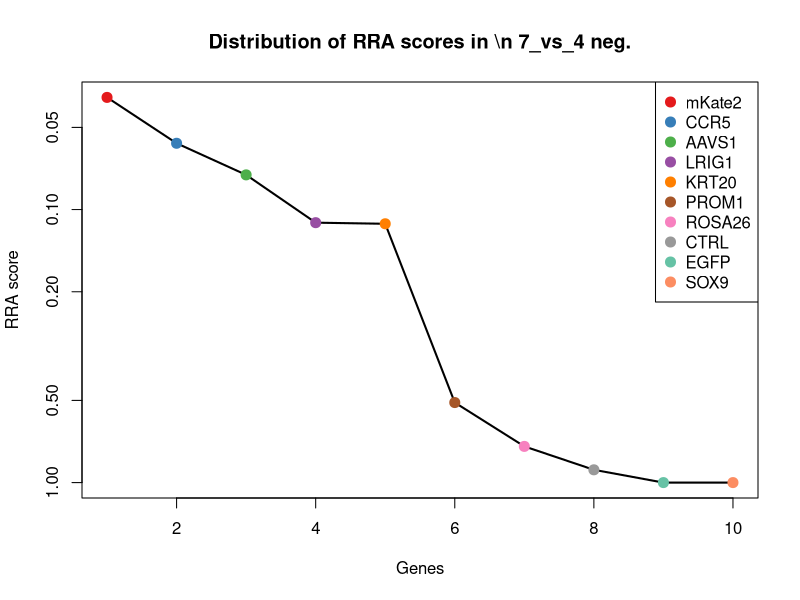
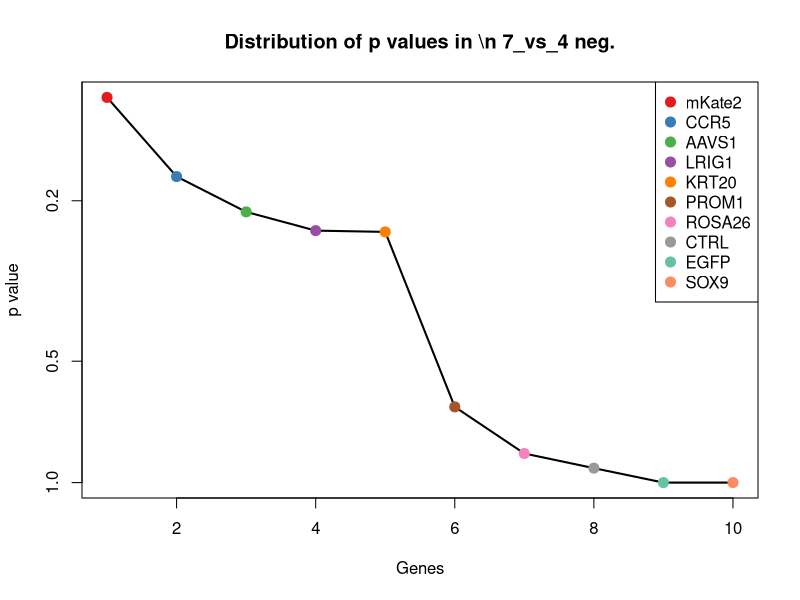
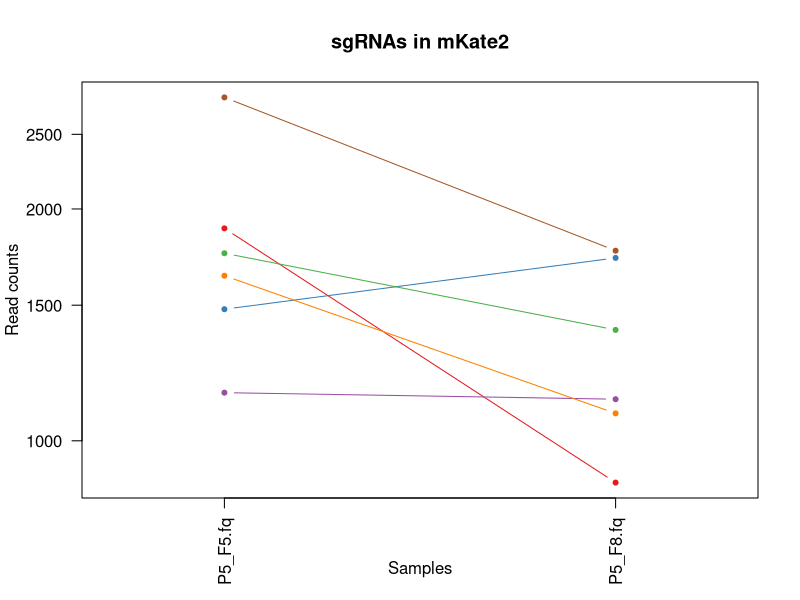
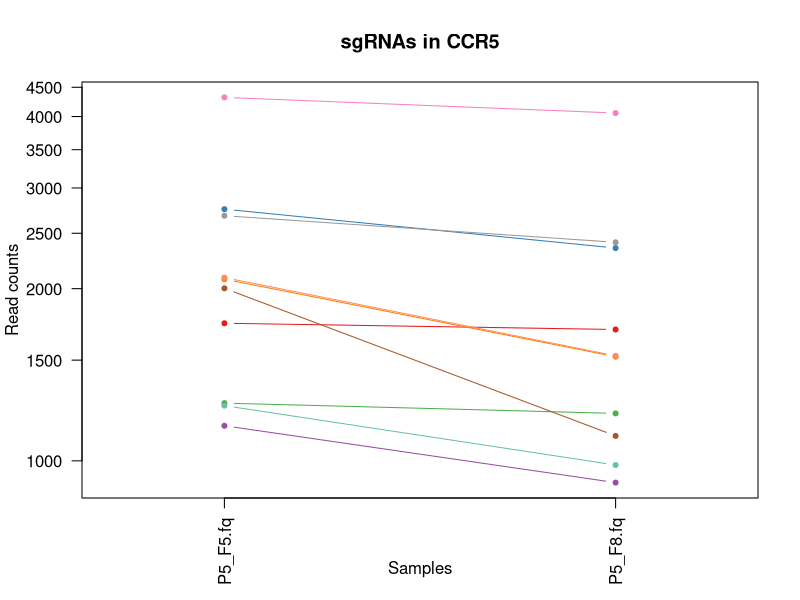
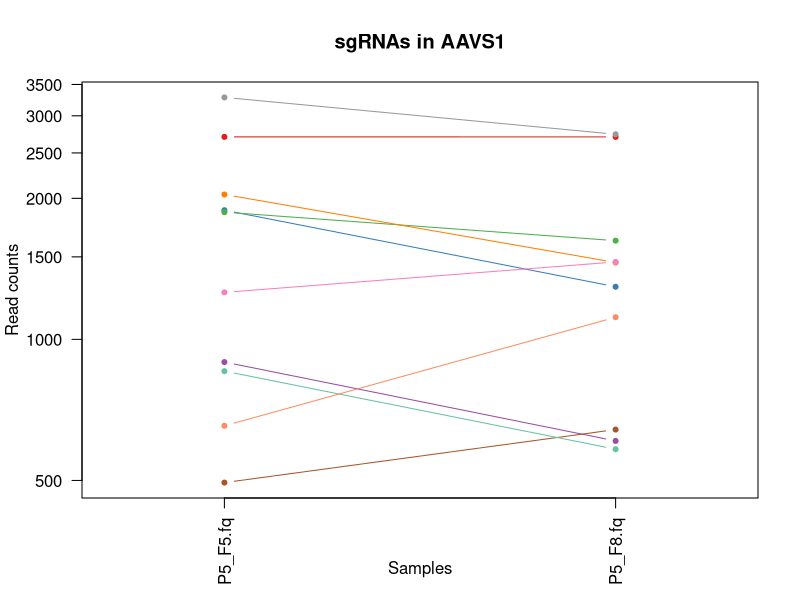
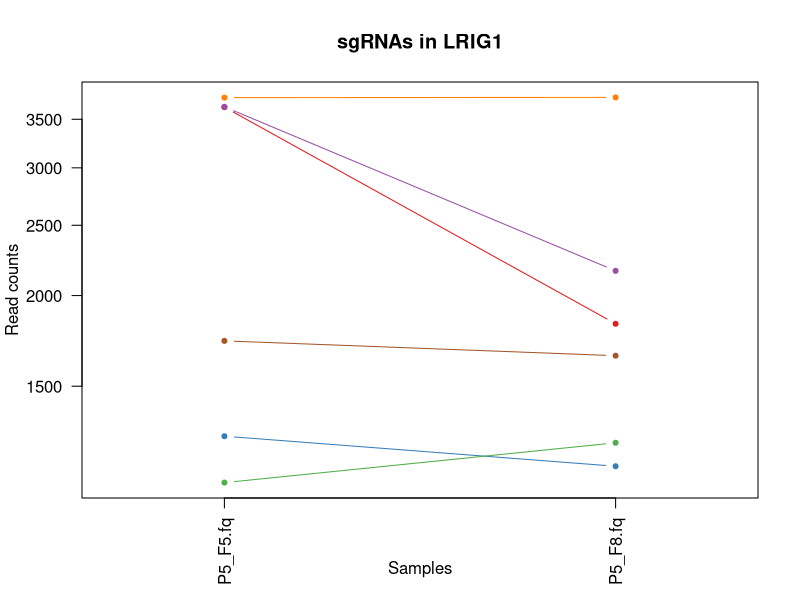
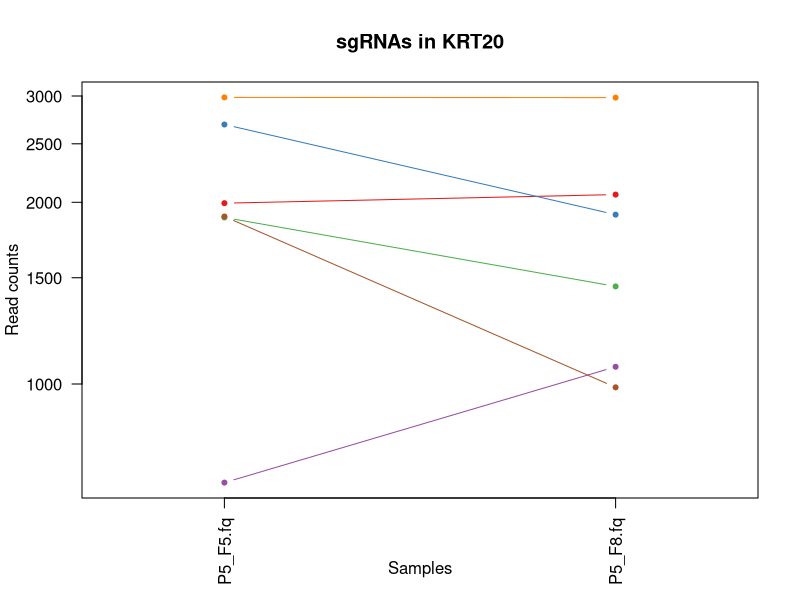
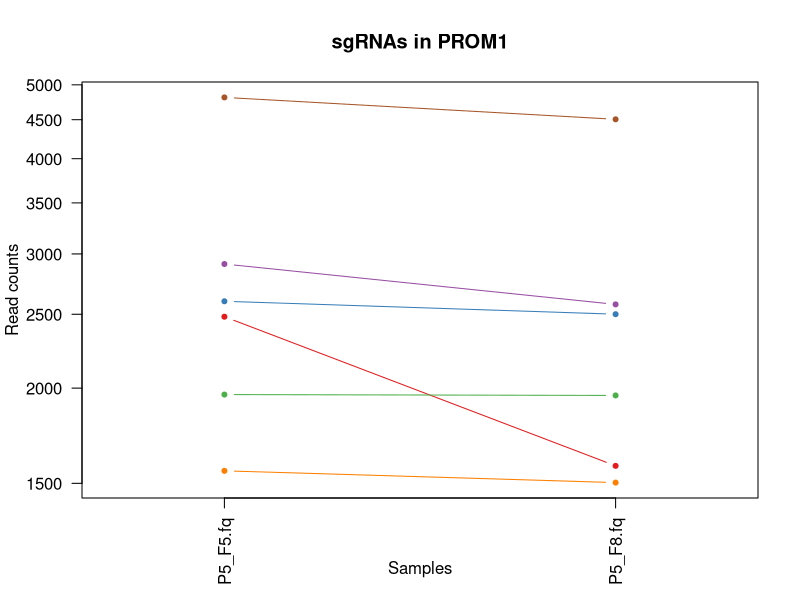

The R source for these figures, in order: (Note: this script raises an error after producing the figures.)
pdf(file='P5_47_day7.pdf',width=4.5,height=4.5);
gstable=read.table('P5_47_day7.gene_summary.txt',header=T)
# 
#
# parameters
# Do not modify the variables beginning with "__"

# gstablename='__GENE_SUMMARY_FILE__'
startindex=3
# outputfile='__OUTPUT_FILE__'
targetgenelist=c("mKate2","CCR5","AAVS1","LRIG1","KRT20","PROM1","ROSA26","CTRL","EGFP","SOX9")
# samplelabel=sub('.\\w+.\\w+$','',colnames(gstable)[startindex]);
samplelabel='7_vs_4 neg.'


# You need to write some codes in front of this code:
# gstable=read.table(gstablename,header=T)
# pdf(file=outputfile,width=6,height=6)


# set up color using RColorBrewer
#library(RColorBrewer)
#colors <- brewer.pal(length(targetgenelist), "Set1")

colors=c( "#E41A1C", "#377EB8", "#4DAF4A", "#984EA3", "#FF7F00",  "#A65628", "#F781BF",
          "#999999", "#66C2A5", "#FC8D62", "#8DA0CB", "#E78AC3", "#A6D854", "#FFD92F", "#E5C494", "#B3B3B3", 
          "#8DD3C7", "#FFFFB3", "#BEBADA", "#FB8072", "#80B1D3", "#FDB462", "#B3DE69", "#FCCDE5",
          "#D9D9D9", "#BC80BD", "#CCEBC5", "#FFED6F")

######
# function definition

plotrankedvalues<-function(val, tglist, ...){
  
  plot(val,log='y',ylim=c(max(val),min(val)),type='l',lwd=2, ...)
  if(length(tglist)>0){
    for(i in 1:length(tglist)){
      targetgene=tglist[i];
      tx=which(names(val)==targetgene);ty=val[targetgene];
      points(tx,ty,col=colors[(i %% length(colors)) ],cex=2,pch=20)
      # text(tx+50,ty,targetgene,col=colors[i])
    }
    legend('topright',tglist,pch=20,pt.cex = 2,cex=1,col=colors)
  }
}



plotrandvalues<-function(val,targetgenelist, ...){
  # choose the one with the best distance distribution
  
  mindiffvalue=0;
  randval=val;
  for(i in 1:20){
    randval0=sample(val)
    vindex=sort(which(names(randval0) %in% targetgenelist))
    if(max(vindex)>0.9*length(val)){
      # print('pass...')
      next;
    }
    mindiffind=min(diff(vindex));
    if (mindiffind > mindiffvalue){
      mindiffvalue=mindiffind;
      randval=randval0;
      # print(paste('Diff: ',mindiffvalue))
    }
  }
  plot(randval,log='y',ylim=c(max(randval),min(randval)),pch=20,col='grey', ...)
  
  if(length(targetgenelist)>0){
    for(i in 1:length(targetgenelist)){
      targetgene=targetgenelist[i];
      tx=which(names(randval)==targetgene);ty=randval[targetgene];
      points(tx,ty,col=colors[(i %% length(colors)) ],cex=2,pch=20)
      text(tx+50,ty,targetgene,col=colors[i])
    }
  }
  
}




# set.seed(1235)



pvec=gstable[,startindex]
names(pvec)=gstable[,'id']
pvec=sort(pvec);

plotrankedvalues(pvec,targetgenelist,xlab='Genes',ylab='RRA score',main=paste('Distribution of RRA scores in \\n',samplelabel))

# plotrandvalues(pvec,targetgenelist,xlab='Genes',ylab='RRA score',main=paste('Distribution of RRA scores in \\n',samplelabel))


pvec=gstable[,startindex+1]
names(pvec)=gstable[,'id']
pvec=sort(pvec);

plotrankedvalues(pvec,targetgenelist,xlab='Genes',ylab='p value',main=paste('Distribution of p values in \\n',samplelabel))

# plotrandvalues(pvec,targetgenelist,xlab='Genes',ylab='p value',main=paste('Distribution of p values in \\n',samplelabel))



# you need to write after this code:
# dev.off()






# parameters
# Do not modify the variables beginning with "__"
targetmat=list(c(1886.374840015946,881.5402864578723),c(1481.0710014477245,1726.7976647840944),c(1751.0081355825516,1392.1886231255423),c(1153.8020866116951,1131.489209142574),c(1637.1408489121084,1084.455809712657),c(2790.9429355238035,1764.424384328028))
targetgene="mKate2"
collabel=c("P5_F5.fq","P5_F8.fq")

# set up color using RColorBrewer
#library(RColorBrewer)
#colors <- brewer.pal(length(targetgenelist), "Set1")

colors=c( "#E41A1C", "#377EB8", "#4DAF4A", "#984EA3", "#FF7F00",  "#A65628", "#F781BF",
          "#999999", "#66C2A5", "#FC8D62", "#8DA0CB", "#E78AC3", "#A6D854", "#FFD92F", "#E5C494", "#B3B3B3", 
          "#8DD3C7", "#FFFFB3", "#BEBADA", "#FB8072", "#80B1D3", "#FDB462", "#B3DE69", "#FCCDE5",
          "#D9D9D9", "#BC80BD", "#CCEBC5", "#FFED6F")


## code

targetmatvec=unlist(targetmat)+1
yrange=range(targetmatvec[targetmatvec>0]);
# yrange[1]=1; # set the minimum value to 1
for(i in 1:length(targetmat)){
  vali=targetmat[[i]]+1;
  if(i==1){
    plot(1:length(vali),vali,type='b',las=1,pch=20,main=paste('sgRNAs in',targetgene),ylab='Read counts',xlab='Samples',xlim=c(0.7,length(vali)+0.3),ylim = yrange,col=colors[(i %% length(colors))],xaxt='n',log='y')
    axis(1,at=1:length(vali),labels=(collabel),las=2)
    # lines(0:100,rep(1,101),col='black');
  }else{
    lines(1:length(vali),vali,type='b',pch=20,col=colors[(i %% length(colors))])
  }
}




# parameters
# Do not modify the variables beginning with "__"
targetmat=list(c(1739.0640146031344,1695.8900023015776),c(2753.5180231216295,2354.357594320415),c(1260.502900694488,1209.4302710550078),c(1150.6169876838505,915.1355717649559),c(2076.6845009546587,1519.85070729246),c(2001.8346761503115,1104.6129808969072),c(4318.994146157235,4055.622842271126),c(2681.8532972451267,2409.453862224032),c(1247.7625049831097,982.326142379123),c(2090.221171397998,1525.2259529415933))
targetgene="CCR5"
collabel=c("P5_F5.fq","P5_F8.fq")

# set up color using RColorBrewer
#library(RColorBrewer)
#colors <- brewer.pal(length(targetgenelist), "Set1")

colors=c( "#E41A1C", "#377EB8", "#4DAF4A", "#984EA3", "#FF7F00",  "#A65628", "#F781BF",
          "#999999", "#66C2A5", "#FC8D62", "#8DA0CB", "#E78AC3", "#A6D854", "#FFD92F", "#E5C494", "#B3B3B3", 
          "#8DD3C7", "#FFFFB3", "#BEBADA", "#FB8072", "#80B1D3", "#FDB462", "#B3DE69", "#FCCDE5",
          "#D9D9D9", "#BC80BD", "#CCEBC5", "#FFED6F")


## code

targetmatvec=unlist(targetmat)+1
yrange=range(targetmatvec[targetmatvec>0]);
# yrange[1]=1; # set the minimum value to 1
for(i in 1:length(targetmat)){
  vali=targetmat[[i]]+1;
  if(i==1){
    plot(1:length(vali),vali,type='b',las=1,pch=20,main=paste('sgRNAs in',targetgene),ylab='Read counts',xlab='Samples',xlim=c(0.7,length(vali)+0.3),ylim = yrange,col=colors[(i %% length(colors))],xaxt='n',log='y')
    axis(1,at=1:length(vali),labels=(collabel),las=2)
    # lines(0:100,rep(1,101),col='black');
  }else{
    lines(1:length(vali),vali,type='b',pch=20,col=colors[(i %% length(colors))])
  }
}




# parameters
# Do not modify the variables beginning with "__"
targetmat=list(c(2704.148989740039,2703.748561514084),c(1885.5785652839847,1294.0903900288583),c(1867.2642464488783,1623.324186038277),c(893.4202492604015,606.0589469397872),c(2036.8707643566017,1458.035382327426),c(493.69033381590816,640.9980436591542),c(1258.9103512305658,1462.066816564276),c(3283.0407198757894,2738.687658233451),c(854.4027873943055,581.870341518687),c(652.9452802081366,1114.0196607828905))
targetgene="AAVS1"
collabel=c("P5_F5.fq","P5_F8.fq")

# set up color using RColorBrewer
#library(RColorBrewer)
#colors <- brewer.pal(length(targetgenelist), "Set1")

colors=c( "#E41A1C", "#377EB8", "#4DAF4A", "#984EA3", "#FF7F00",  "#A65628", "#F781BF",
          "#999999", "#66C2A5", "#FC8D62", "#8DA0CB", "#E78AC3", "#A6D854", "#FFD92F", "#E5C494", "#B3B3B3", 
          "#8DD3C7", "#FFFFB3", "#BEBADA", "#FB8072", "#80B1D3", "#FDB462", "#B3DE69", "#FCCDE5",
          "#D9D9D9", "#BC80BD", "#CCEBC5", "#FFED6F")


## code

targetmatvec=unlist(targetmat)+1
yrange=range(targetmatvec[targetmatvec>0]);
# yrange[1]=1; # set the minimum value to 1
for(i in 1:length(targetmat)){
  vali=targetmat[[i]]+1;
  if(i==1){
    plot(1:length(vali),vali,type='b',las=1,pch=20,main=paste('sgRNAs in',targetgene),ylab='Read counts',xlab='Samples',xlim=c(0.7,length(vali)+0.3),ylim = yrange,col=colors[(i %% length(colors))],xaxt='n',log='y')
    axis(1,at=1:length(vali),labels=(collabel),las=2)
    # lines(0:100,rep(1,101),col='black');
  }else{
    lines(1:length(vali),vali,type='b',pch=20,col=colors[(i %% length(colors))])
  }
}




# parameters
# Do not modify the variables beginning with "__"
targetmat=list(c(3635.7904261345752,1827.583520705345),c(1278.8172195295942,1162.3968716250909),c(1103.636778498143,1252.4322362480748),c(3639.771799794381,2162.192562363897),c(3748.065163341096,3750.5776516828073),c(1731.1012672835232,1651.5442256962274))
targetgene="LRIG1"
collabel=c("P5_F5.fq","P5_F8.fq")

# set up color using RColorBrewer
#library(RColorBrewer)
#colors <- brewer.pal(length(targetgenelist), "Set1")

colors=c( "#E41A1C", "#377EB8", "#4DAF4A", "#984EA3", "#FF7F00",  "#A65628", "#F781BF",
          "#999999", "#66C2A5", "#FC8D62", "#8DA0CB", "#E78AC3", "#A6D854", "#FFD92F", "#E5C494", "#B3B3B3", 
          "#8DD3C7", "#FFFFB3", "#BEBADA", "#FB8072", "#80B1D3", "#FDB462", "#B3DE69", "#FCCDE5",
          "#D9D9D9", "#BC80BD", "#CCEBC5", "#FFED6F")


## code

targetmatvec=unlist(targetmat)+1
yrange=range(targetmatvec[targetmatvec>0]);
# yrange[1]=1; # set the minimum value to 1
for(i in 1:length(targetmat)){
  vali=targetmat[[i]]+1;
  if(i==1){
    plot(1:length(vali),vali,type='b',las=1,pch=20,main=paste('sgRNAs in',targetgene),ylab='Read counts',xlab='Samples',xlim=c(0.7,length(vali)+0.3),ylim = yrange,col=colors[(i %% length(colors))],xaxt='n',log='y')
    axis(1,at=1:length(vali),labels=(collabel),las=2)
    # lines(0:100,rep(1,101),col='black');
  }else{
    lines(1:length(vali),vali,type='b',pch=20,col=colors[(i %% length(colors))])
  }
}




# parameters
# Do not modify the variables beginning with "__"
targetmat=list(c(1992.2793793667777,2058.71908361808),c(2689.816044564738,1906.8683940300623),c(1886.374840015946,1449.972513853726),c(685.5925442185434,1066.9862613529735),c(2982.845145926439,2980.5737124444527),c(1893.541312603596,986.357576615973))
targetgene="KRT20"
collabel=c("P5_F5.fq","P5_F8.fq")

# set up color using RColorBrewer
#library(RColorBrewer)
#colors <- brewer.pal(length(targetgenelist), "Set1")

colors=c( "#E41A1C", "#377EB8", "#4DAF4A", "#984EA3", "#FF7F00",  "#A65628", "#F781BF",
          "#999999", "#66C2A5", "#FC8D62", "#8DA0CB", "#E78AC3", "#A6D854", "#FFD92F", "#E5C494", "#B3B3B3", 
          "#8DD3C7", "#FFFFB3", "#BEBADA", "#FB8072", "#80B1D3", "#FDB462", "#B3DE69", "#FCCDE5",
          "#D9D9D9", "#BC80BD", "#CCEBC5", "#FFED6F")


## code

targetmatvec=unlist(targetmat)+1
yrange=range(targetmatvec[targetmatvec>0]);
# yrange[1]=1; # set the minimum value to 1
for(i in 1:length(targetmat)){
  vali=targetmat[[i]]+1;
  if(i==1){
    plot(1:length(vali),vali,type='b',las=1,pch=20,main=paste('sgRNAs in',targetgene),ylab='Read counts',xlab='Samples',xlim=c(0.7,length(vali)+0.3),ylim = yrange,col=colors[(i %% length(colors))],xaxt='n',log='y')
    axis(1,at=1:length(vali),labels=(collabel),las=2)
    # lines(0:100,rep(1,101),col='black');
  }else{
    lines(1:length(vali),vali,type='b',pch=20,col=colors[(i %% length(colors))])
  }
}




# parameters
# Do not modify the variables beginning with "__"
targetmat=list(c(2480.395790058958,1580.3222208452103),c(2599.040725121168,2499.489226847016),c(1960.428390088332,1955.2456048722627),c(2908.7915958540525,2574.7426659348835),c(1556.7171009840329,1502.3811589327763),c(4812.684479973143,4504.455853973763))
targetgene="PROM1"
collabel=c("P5_F5.fq","P5_F8.fq")

# set up color using RColorBrewer
#library(RColorBrewer)
#colors <- brewer.pal(length(targetgenelist), "Set1")

colors=c( "#E41A1C", "#377EB8", "#4DAF4A", "#984EA3", "#FF7F00",  "#A65628", "#F781BF",
          "#999999", "#66C2A5", "#FC8D62", "#8DA0CB", "#E78AC3", "#A6D854", "#FFD92F", "#E5C494", "#B3B3B3", 
          "#8DD3C7", "#FFFFB3", "#BEBADA", "#FB8072", "#80B1D3", "#FDB462", "#B3DE69", "#FCCDE5",
          "#D9D9D9", "#BC80BD", "#CCEBC5", "#FFED6F")


## code

targetmatvec=unlist(targetmat)+1
yrange=range(targetmatvec[targetmatvec>0]);
# yrange[1]=1; # set the minimum value to 1
for(i in 1:length(targetmat)){
  vali=targetmat[[i]]+1;
  if(i==1){
    plot(1:length(vali),vali,type='b',las=1,pch=20,main=paste('sgRNAs in',targetgene),ylab='Read counts',xlab='Samples',xlim=c(0.7,length(vali)+0.3),ylim = yrange,col=colors[(i %% length(colors))],xaxt='n',log='y')
    axis(1,at=1:length(vali),labels=(collabel),las=2)
    # lines(0:100,rep(1,101),col='black');
  }else{
    lines(1:length(vali),vali,type='b',pch=20,col=colors[(i %% length(colors))])
  }
}




# parameters
# Do not modify the variables beginning with "__"
targetmat=list(c(5493.49937579992,4319.0098790786615),c(2323.5296678626128,1823.5520864684952),c(2682.649571977088,2387.9528796274985),c(2240.7170957386543,1851.7721261264453),c(1701.639102200961,1819.520652231645),c(1995.4644782946223,2254.915549811448),c(2675.483099389438,2678.2161446807004),c(2064.7403799752415,1374.719074765859),c(718.2398082289502,819.7249614928386),c(2442.970877656784,2598.9312713559834))
targetgene="ROSA26"
collabel=c("P5_F5.fq","P5_F8.fq")

# set up color using RColorBrewer
#library(RColorBrewer)
#colors <- brewer.pal(length(targetgenelist), "Set1")

colors=c( "#E41A1C", "#377EB8", "#4DAF4A", "#984EA3", "#FF7F00",  "#A65628", "#F781BF",
          "#999999", "#66C2A5", "#FC8D62", "#8DA0CB", "#E78AC3", "#A6D854", "#FFD92F", "#E5C494", "#B3B3B3", 
          "#8DD3C7", "#FFFFB3", "#BEBADA", "#FB8072", "#80B1D3", "#FDB462", "#B3DE69", "#FCCDE5",
          "#D9D9D9", "#BC80BD", "#CCEBC5", "#FFED6F")


## code

targetmatvec=unlist(targetmat)+1
yrange=range(targetmatvec[targetmatvec>0]);
# yrange[1]=1; # set the minimum value to 1
for(i in 1:length(targetmat)){
  vali=targetmat[[i]]+1;
  if(i==1){
    plot(1:length(vali),vali,type='b',las=1,pch=20,main=paste('sgRNAs in',targetgene),ylab='Read counts',xlab='Samples',xlim=c(0.7,length(vali)+0.3),ylim = yrange,col=colors[(i %% length(colors))],xaxt='n',log='y')
    axis(1,at=1:length(vali),labels=(collabel),las=2)
    # lines(0:100,rep(1,101),col='black');
  }else{
    lines(1:length(vali),vali,type='b',pch=20,col=colors[(i %% length(colors))])
  }
}




# parameters
# Do not modify the variables beginning with "__"
targetmat=list(c(1788.4330479847254,1768.455818564878),c(1733.4900914794066,1311.5599383885417),c(5210.025571221753,5025.854681939699),c(893.4202492604015,1431.1591540817592),c(1477.88590251988,1505.068781757343),c(3478.92430393823,2797.815360373918),c(1755.7857839743185,1983.4656445302128),c(2204.8847328004026,2593.55602570685),c(1851.3387518096556,1656.9194713453608),c(4021.187396403768,2819.3163429704514))
targetgene="CTRL"
collabel=c("P5_F5.fq","P5_F8.fq")

# set up color using RColorBrewer
#library(RColorBrewer)
#colors <- brewer.pal(length(targetgenelist), "Set1")

colors=c( "#E41A1C", "#377EB8", "#4DAF4A", "#984EA3", "#FF7F00",  "#A65628", "#F781BF",
          "#999999", "#66C2A5", "#FC8D62", "#8DA0CB", "#E78AC3", "#A6D854", "#FFD92F", "#E5C494", "#B3B3B3", 
          "#8DD3C7", "#FFFFB3", "#BEBADA", "#FB8072", "#80B1D3", "#FDB462", "#B3DE69", "#FCCDE5",
          "#D9D9D9", "#BC80BD", "#CCEBC5", "#FFED6F")


## code

targetmatvec=unlist(targetmat)+1
yrange=range(targetmatvec[targetmatvec>0]);
# yrange[1]=1; # set the minimum value to 1
for(i in 1:length(targetmat)){
  vali=targetmat[[i]]+1;
  if(i==1){
    plot(1:length(vali),vali,type='b',las=1,pch=20,main=paste('sgRNAs in',targetgene),ylab='Read counts',xlab='Samples',xlim=c(0.7,length(vali)+0.3),ylim = yrange,col=colors[(i %% length(colors))],xaxt='n',log='y')
    axis(1,at=1:length(vali),labels=(collabel),las=2)
    # lines(0:100,rep(1,101),col='black');
  }else{
    lines(1:length(vali),vali,type='b',pch=20,col=colors[(i %% length(colors))])
  }
}




# parameters
# Do not modify the variables beginning with "__"
targetmat=list(c(386.19324500115397,3303.0884513924548),c(1119.562273137366,3780.141502753041),c(906.9569197037409,2793.783926137068),c(568.5401586202555,1928.3693766265958),c(918.901040683158,3528.848768656056),c(1791.61814691257,2761.532452242268))
targetgene="EGFP"
collabel=c("P5_F5.fq","P5_F8.fq")

# set up color using RColorBrewer
#library(RColorBrewer)
#colors <- brewer.pal(length(targetgenelist), "Set1")

colors=c( "#E41A1C", "#377EB8", "#4DAF4A", "#984EA3", "#FF7F00",  "#A65628", "#F781BF",
          "#999999", "#66C2A5", "#FC8D62", "#8DA0CB", "#E78AC3", "#A6D854", "#FFD92F", "#E5C494", "#B3B3B3", 
          "#8DD3C7", "#FFFFB3", "#BEBADA", "#FB8072", "#80B1D3", "#FDB462", "#B3DE69", "#FCCDE5",
          "#D9D9D9", "#BC80BD", "#CCEBC5", "#FFED6F")


## code

targetmatvec=unlist(targetmat)+1
yrange=range(targetmatvec[targetmatvec>0]);
# yrange[1]=1; # set the minimum value to 1
for(i in 1:length(targetmat)){
  vali=targetmat[[i]]+1;
  if(i==1){
    plot(1:length(vali),vali,type='b',las=1,pch=20,main=paste('sgRNAs in',targetgene),ylab='Read counts',xlab='Samples',xlim=c(0.7,length(vali)+0.3),ylim = yrange,col=colors[(i %% length(colors))],xaxt='n',log='y')
    axis(1,at=1:length(vali),labels=(collabel),las=2)
    # lines(0:100,rep(1,101),col='black');
  }else{
    lines(1:length(vali),vali,type='b',pch=20,col=colors[(i %% length(colors))])
  }
}




# parameters
# Do not modify the variables beginning with "__"
targetmat=list(c(986.5843928998552,1957.9332276968294),c(811.4039518684039,1599.135580617177),c(893.4202492604015,1992.872324416196),c(488.1164106921802,1114.0196607828905),c(1098.062855374415,2189.068790609564),c(1543.9767052726547,3186.1768585238037))
targetgene="SOX9"
collabel=c("P5_F5.fq","P5_F8.fq")

# set up color using RColorBrewer
#library(RColorBrewer)
#colors <- brewer.pal(length(targetgenelist), "Set1")

colors=c( "#E41A1C", "#377EB8", "#4DAF4A", "#984EA3", "#FF7F00",  "#A65628", "#F781BF",
          "#999999", "#66C2A5", "#FC8D62", "#8DA0CB", "#E78AC3", "#A6D854", "#FFD92F", "#E5C494", "#B3B3B3", 
          "#8DD3C7", "#FFFFB3", "#BEBADA", "#FB8072", "#80B1D3", "#FDB462", "#B3DE69", "#FCCDE5",
          "#D9D9D9", "#BC80BD", "#CCEBC5", "#FFED6F")


## code

targetmatvec=unlist(targetmat)+1
yrange=range(targetmatvec[targetmatvec>0]);
# yrange[1]=1; # set the minimum value to 1
for(i in 1:length(targetmat)){
  vali=targetmat[[i]]+1;
  if(i==1){
    plot(1:length(vali),vali,type='b',las=1,pch=20,main=paste('sgRNAs in',targetgene),ylab='Read counts',xlab='Samples',xlim=c(0.7,length(vali)+0.3),ylim = yrange,col=colors[(i %% length(colors))],xaxt='n',log='y')
    axis(1,at=1:length(vali),labels=(collabel),las=2)
    # lines(0:100,rep(1,101),col='black');
  }else{
    lines(1:length(vali),vali,type='b',pch=20,col=colors[(i %% length(colors))])
  }
}



# 
#
# parameters
# Do not modify the variables beginning with "__"

# gstablename='__GENE_SUMMARY_FILE__'
startindex=9
# outputfile='__OUTPUT_FILE__'
targetgenelist=c("EGFP","SOX9","KRT20","mKate2","AAVS1","CTRL","LRIG1","ROSA26","PROM1","CCR5")
# samplelabel=sub('.\\w+.\\w+$','',colnames(gstable)[startindex]);
samplelabel='7_vs_4 pos.'


# You need to write some codes in front of this code:
# gstable=read.table(gstablename,header=T)
# pdf(file=outputfile,width=6,height=6)


# set up color using RColorBrewer
#library(RColorBrewer)
#colors <- brewer.pal(length(targetgenelist), "Set1")

colors=c( "#E41A1C", "#377EB8", "#4DAF4A", "#984EA3", "#FF7F00",  "#A65628", "#F781BF",
          "#999999", "#66C2A5", "#FC8D62", "#8DA0CB", "#E78AC3", "#A6D854", "#FFD92F", "#E5C494", "#B3B3B3", 
          "#8DD3C7", "#FFFFB3", "#BEBADA", "#FB8072", "#80B1D3", "#FDB462", "#B3DE69", "#FCCDE5",
          "#D9D9D9", "#BC80BD", "#CCEBC5", "#FFED6F")

######
# function definition

plotrankedvalues<-function(val, tglist, ...){
  
  plot(val,log='y',ylim=c(max(val),min(val)),type='l',lwd=2, ...)
  if(length(tglist)>0){
    for(i in 1:length(tglist)){
      targetgene=tglist[i];
      tx=which(names(val)==targetgene);ty=val[targetgene];
      points(tx,ty,col=colors[(i %% length(colors)) ],cex=2,pch=20)
      # text(tx+50,ty,targetgene,col=colors[i])
    }
    legend('topright',tglist,pch=20,pt.cex = 2,cex=1,col=colors)
  }
}



plotrandvalues<-function(val,targetgenelist, ...){
  # choose the one with the best distance distribution
  
  mindiffvalue=0;
  randval=val;
  for(i in 1:20){
    randval0=sample(val)
    vindex=sort(which(names(randval0) %in% targetgenelist))
    if(max(vindex)>0.9*length(val)){
      # print('pass...')
      next;
    }
    mindiffind=min(diff(vindex));
    if (mindiffind > mindiffvalue){
      mindiffvalue=mindiffind;
      randval=randval0;
      # print(paste('Diff: ',mindiffvalue))
    }
  }
  plot(randval,log='y',ylim=c(max(randval),min(randval)),pch=20,col='grey', ...)
  
  if(length(targetgenelist)>0){
    for(i in 1:length(targetgenelist)){
      targetgene=targetgenelist[i];
      tx=which(names(randval)==targetgene);ty=randval[targetgene];
      points(tx,ty,col=colors[(i %% length(colors)) ],cex=2,pch=20)
      text(tx+50,ty,targetgene,col=colors[i])
    }
  }
  
}




# set.seed(1235)



pvec=gstable[,startindex]
names(pvec)=gstable[,'id']
pvec=sort(pvec);

plotrankedvalues(pvec,targetgenelist,xlab='Genes',ylab='RRA score',main=paste('Distribution of RRA scores in \\n',samplelabel))

# plotrandvalues(pvec,targetgenelist,xlab='Genes',ylab='RRA score',main=paste('Distribution of RRA scores in \\n',samplelabel))


pvec=gstable[,startindex+1]
names(pvec)=gstable[,'id']
pvec=sort(pvec);

plotrankedvalues(pvec,targetgenelist,xlab='Genes',ylab='p value',main=paste('Distribution of p values in \\n',samplelabel))

# plotrandvalues(pvec,targetgenelist,xlab='Genes',ylab='p value',main=paste('Distribution of p values in \\n',samplelabel))



# you need to write after this code:
# dev.off()






# parameters
# Do not modify the variables beginning with "__"
targetmat=list(c(386.19324500115397,3303.0884513924548),c(1119.562273137366,3780.141502753041),c(906.9569197037409,2793.783926137068),c(568.5401586202555,1928.3693766265958),c(918.901040683158,3528.848768656056),c(1791.61814691257,2761.532452242268))
targetgene="EGFP"
collabel=c("P5_F5.fq","P5_F8.fq")

# set up color using RColorBrewer
#library(RColorBrewer)
#colors <- brewer.pal(length(targetgenelist), "Set1")

colors=c( "#E41A1C", "#377EB8", "#4DAF4A", "#984EA3", "#FF7F00",  "#A65628", "#F781BF",
          "#999999", "#66C2A5", "#FC8D62", "#8DA0CB", "#E78AC3", "#A6D854", "#FFD92F", "#E5C494", "#B3B3B3", 
          "#8DD3C7", "#FFFFB3", "#BEBADA", "#FB8072", "#80B1D3", "#FDB462", "#B3DE69", "#FCCDE5",
          "#D9D9D9", "#BC80BD", "#CCEBC5", "#FFED6F")


## code

targetmatvec=unlist(targetmat)+1
yrange=range(targetmatvec[targetmatvec>0]);
# yrange[1]=1; # set the minimum value to 1
for(i in 1:length(targetmat)){
  vali=targetmat[[i]]+1;
  if(i==1){
    plot(1:length(vali),vali,type='b',las=1,pch=20,main=paste('sgRNAs in',targetgene),ylab='Read counts',xlab='Samples',xlim=c(0.7,length(vali)+0.3),ylim = yrange,col=colors[(i %% length(colors))],xaxt='n',log='y')
    axis(1,at=1:length(vali),labels=(collabel),las=2)
    # lines(0:100,rep(1,101),col='black');
  }else{
    lines(1:length(vali),vali,type='b',pch=20,col=colors[(i %% length(colors))])
  }
}




# parameters
# Do not modify the variables beginning with "__"
targetmat=list(c(986.5843928998552,1957.9332276968294),c(811.4039518684039,1599.135580617177),c(893.4202492604015,1992.872324416196),c(488.1164106921802,1114.0196607828905),c(1098.062855374415,2189.068790609564),c(1543.9767052726547,3186.1768585238037))
targetgene="SOX9"
collabel=c("P5_F5.fq","P5_F8.fq")

# set up color using RColorBrewer
#library(RColorBrewer)
#colors <- brewer.pal(length(targetgenelist), "Set1")

colors=c( "#E41A1C", "#377EB8", "#4DAF4A", "#984EA3", "#FF7F00",  "#A65628", "#F781BF",
          "#999999", "#66C2A5", "#FC8D62", "#8DA0CB", "#E78AC3", "#A6D854", "#FFD92F", "#E5C494", "#B3B3B3", 
          "#8DD3C7", "#FFFFB3", "#BEBADA", "#FB8072", "#80B1D3", "#FDB462", "#B3DE69", "#FCCDE5",
          "#D9D9D9", "#BC80BD", "#CCEBC5", "#FFED6F")


## code

targetmatvec=unlist(targetmat)+1
yrange=range(targetmatvec[targetmatvec>0]);
# yrange[1]=1; # set the minimum value to 1
for(i in 1:length(targetmat)){
  vali=targetmat[[i]]+1;
  if(i==1){
    plot(1:length(vali),vali,type='b',las=1,pch=20,main=paste('sgRNAs in',targetgene),ylab='Read counts',xlab='Samples',xlim=c(0.7,length(vali)+0.3),ylim = yrange,col=colors[(i %% length(colors))],xaxt='n',log='y')
    axis(1,at=1:length(vali),labels=(collabel),las=2)
    # lines(0:100,rep(1,101),col='black');
  }else{
    lines(1:length(vali),vali,type='b',pch=20,col=colors[(i %% length(colors))])
  }
}




# parameters
# Do not modify the variables beginning with "__"
targetmat=list(c(1992.2793793667777,2058.71908361808),c(2689.816044564738,1906.8683940300623),c(1886.374840015946,1449.972513853726),c(685.5925442185434,1066.9862613529735),c(2982.845145926439,2980.5737124444527),c(1893.541312603596,986.357576615973))
targetgene="KRT20"
collabel=c("P5_F5.fq","P5_F8.fq")

# set up color using RColorBrewer
#library(RColorBrewer)
#colors <- brewer.pal(length(targetgenelist), "Set1")

colors=c( "#E41A1C", "#377EB8", "#4DAF4A", "#984EA3", "#FF7F00",  "#A65628", "#F781BF",
          "#999999", "#66C2A5", "#FC8D62", "#8DA0CB", "#E78AC3", "#A6D854", "#FFD92F", "#E5C494", "#B3B3B3", 
          "#8DD3C7", "#FFFFB3", "#BEBADA", "#FB8072", "#80B1D3", "#FDB462", "#B3DE69", "#FCCDE5",
          "#D9D9D9", "#BC80BD", "#CCEBC5", "#FFED6F")


## code

targetmatvec=unlist(targetmat)+1
yrange=range(targetmatvec[targetmatvec>0]);
# yrange[1]=1; # set the minimum value to 1
for(i in 1:length(targetmat)){
  vali=targetmat[[i]]+1;
  if(i==1){
    plot(1:length(vali),vali,type='b',las=1,pch=20,main=paste('sgRNAs in',targetgene),ylab='Read counts',xlab='Samples',xlim=c(0.7,length(vali)+0.3),ylim = yrange,col=colors[(i %% length(colors))],xaxt='n',log='y')
    axis(1,at=1:length(vali),labels=(collabel),las=2)
    # lines(0:100,rep(1,101),col='black');
  }else{
    lines(1:length(vali),vali,type='b',pch=20,col=colors[(i %% length(colors))])
  }
}




# parameters
# Do not modify the variables beginning with "__"
targetmat=list(c(1886.374840015946,881.5402864578723),c(1481.0710014477245,1726.7976647840944),c(1751.0081355825516,1392.1886231255423),c(1153.8020866116951,1131.489209142574),c(1637.1408489121084,1084.455809712657),c(2790.9429355238035,1764.424384328028))
targetgene="mKate2"
collabel=c("P5_F5.fq","P5_F8.fq")

# set up color using RColorBrewer
#library(RColorBrewer)
#colors <- brewer.pal(length(targetgenelist), "Set1")

colors=c( "#E41A1C", "#377EB8", "#4DAF4A", "#984EA3", "#FF7F00",  "#A65628", "#F781BF",
          "#999999", "#66C2A5", "#FC8D62", "#8DA0CB", "#E78AC3", "#A6D854", "#FFD92F", "#E5C494", "#B3B3B3", 
          "#8DD3C7", "#FFFFB3", "#BEBADA", "#FB8072", "#80B1D3", "#FDB462", "#B3DE69", "#FCCDE5",
          "#D9D9D9", "#BC80BD", "#CCEBC5", "#FFED6F")


## code

targetmatvec=unlist(targetmat)+1
yrange=range(targetmatvec[targetmatvec>0]);
# yrange[1]=1; # set the minimum value to 1
for(i in 1:length(targetmat)){
  vali=targetmat[[i]]+1;
  if(i==1){
    plot(1:length(vali),vali,type='b',las=1,pch=20,main=paste('sgRNAs in',targetgene),ylab='Read counts',xlab='Samples',xlim=c(0.7,length(vali)+0.3),ylim = yrange,col=colors[(i %% length(colors))],xaxt='n',log='y')
    axis(1,at=1:length(vali),labels=(collabel),las=2)
    # lines(0:100,rep(1,101),col='black');
  }else{
    lines(1:length(vali),vali,type='b',pch=20,col=colors[(i %% length(colors))])
  }
}




# parameters
# Do not modify the variables beginning with "__"
targetmat=list(c(2704.148989740039,2703.748561514084),c(1885.5785652839847,1294.0903900288583),c(1867.2642464488783,1623.324186038277),c(893.4202492604015,606.0589469397872),c(2036.8707643566017,1458.035382327426),c(493.69033381590816,640.9980436591542),c(1258.9103512305658,1462.066816564276),c(3283.0407198757894,2738.687658233451),c(854.4027873943055,581.870341518687),c(652.9452802081366,1114.0196607828905))
targetgene="AAVS1"
collabel=c("P5_F5.fq","P5_F8.fq")

# set up color using RColorBrewer
#library(RColorBrewer)
#colors <- brewer.pal(length(targetgenelist), "Set1")

colors=c( "#E41A1C", "#377EB8", "#4DAF4A", "#984EA3", "#FF7F00",  "#A65628", "#F781BF",
          "#999999", "#66C2A5", "#FC8D62", "#8DA0CB", "#E78AC3", "#A6D854", "#FFD92F", "#E5C494", "#B3B3B3", 
          "#8DD3C7", "#FFFFB3", "#BEBADA", "#FB8072", "#80B1D3", "#FDB462", "#B3DE69", "#FCCDE5",
          "#D9D9D9", "#BC80BD", "#CCEBC5", "#FFED6F")


## code

targetmatvec=unlist(targetmat)+1
yrange=range(targetmatvec[targetmatvec>0]);
# yrange[1]=1; # set the minimum value to 1
for(i in 1:length(targetmat)){
  vali=targetmat[[i]]+1;
  if(i==1){
    plot(1:length(vali),vali,type='b',las=1,pch=20,main=paste('sgRNAs in',targetgene),ylab='Read counts',xlab='Samples',xlim=c(0.7,length(vali)+0.3),ylim = yrange,col=colors[(i %% length(colors))],xaxt='n',log='y')
    axis(1,at=1:length(vali),labels=(collabel),las=2)
    # lines(0:100,rep(1,101),col='black');
  }else{
    lines(1:length(vali),vali,type='b',pch=20,col=colors[(i %% length(colors))])
  }
}




# parameters
# Do not modify the variables beginning with "__"
targetmat=list(c(1788.4330479847254,1768.455818564878),c(1733.4900914794066,1311.5599383885417),c(5210.025571221753,5025.854681939699),c(893.4202492604015,1431.1591540817592),c(1477.88590251988,1505.068781757343),c(3478.92430393823,2797.815360373918),c(1755.7857839743185,1983.4656445302128),c(2204.8847328004026,2593.55602570685),c(1851.3387518096556,1656.9194713453608),c(4021.187396403768,2819.3163429704514))
targetgene="CTRL"
collabel=c("P5_F5.fq","P5_F8.fq")

# set up color using RColorBrewer
#library(RColorBrewer)
#colors <- brewer.pal(length(targetgenelist), "Set1")

colors=c( "#E41A1C", "#377EB8", "#4DAF4A", "#984EA3", "#FF7F00",  "#A65628", "#F781BF",
          "#999999", "#66C2A5", "#FC8D62", "#8DA0CB", "#E78AC3", "#A6D854", "#FFD92F", "#E5C494", "#B3B3B3", 
          "#8DD3C7", "#FFFFB3", "#BEBADA", "#FB8072", "#80B1D3", "#FDB462", "#B3DE69", "#FCCDE5",
          "#D9D9D9", "#BC80BD", "#CCEBC5", "#FFED6F")


## code

targetmatvec=unlist(targetmat)+1
yrange=range(targetmatvec[targetmatvec>0]);
# yrange[1]=1; # set the minimum value to 1
for(i in 1:length(targetmat)){
  vali=targetmat[[i]]+1;
  if(i==1){
    plot(1:length(vali),vali,type='b',las=1,pch=20,main=paste('sgRNAs in',targetgene),ylab='Read counts',xlab='Samples',xlim=c(0.7,length(vali)+0.3),ylim = yrange,col=colors[(i %% length(colors))],xaxt='n',log='y')
    axis(1,at=1:length(vali),labels=(collabel),las=2)
    # lines(0:100,rep(1,101),col='black');
  }else{
    lines(1:length(vali),vali,type='b',pch=20,col=colors[(i %% length(colors))])
  }
}




# parameters
# Do not modify the variables beginning with "__"
targetmat=list(c(3635.7904261345752,1827.583520705345),c(1278.8172195295942,1162.3968716250909),c(1103.636778498143,1252.4322362480748),c(3639.771799794381,2162.192562363897),c(3748.065163341096,3750.5776516828073),c(1731.1012672835232,1651.5442256962274))
targetgene="LRIG1"
collabel=c("P5_F5.fq","P5_F8.fq")

# set up color using RColorBrewer
#library(RColorBrewer)
#colors <- brewer.pal(length(targetgenelist), "Set1")

colors=c( "#E41A1C", "#377EB8", "#4DAF4A", "#984EA3", "#FF7F00",  "#A65628", "#F781BF",
          "#999999", "#66C2A5", "#FC8D62", "#8DA0CB", "#E78AC3", "#A6D854", "#FFD92F", "#E5C494", "#B3B3B3", 
          "#8DD3C7", "#FFFFB3", "#BEBADA", "#FB8072", "#80B1D3", "#FDB462", "#B3DE69", "#FCCDE5",
          "#D9D9D9", "#BC80BD", "#CCEBC5", "#FFED6F")


## code

targetmatvec=unlist(targetmat)+1
yrange=range(targetmatvec[targetmatvec>0]);
# yrange[1]=1; # set the minimum value to 1
for(i in 1:length(targetmat)){
  vali=targetmat[[i]]+1;
  if(i==1){
    plot(1:length(vali),vali,type='b',las=1,pch=20,main=paste('sgRNAs in',targetgene),ylab='Read counts',xlab='Samples',xlim=c(0.7,length(vali)+0.3),ylim = yrange,col=colors[(i %% length(colors))],xaxt='n',log='y')
    axis(1,at=1:length(vali),labels=(collabel),las=2)
    # lines(0:100,rep(1,101),col='black');
  }else{
    lines(1:length(vali),vali,type='b',pch=20,col=colors[(i %% length(colors))])
  }
}




# parameters
# Do not modify the variables beginning with "__"
targetmat=list(c(5493.49937579992,4319.0098790786615),c(2323.5296678626128,1823.5520864684952),c(2682.649571977088,2387.9528796274985),c(2240.7170957386543,1851.7721261264453),c(1701.639102200961,1819.520652231645),c(1995.4644782946223,2254.915549811448),c(2675.483099389438,2678.2161446807004),c(2064.7403799752415,1374.719074765859),c(718.2398082289502,819.7249614928386),c(2442.970877656784,2598.9312713559834))
targetgene="ROSA26"
collabel=c("P5_F5.fq","P5_F8.fq")

# set up color using RColorBrewer
#library(RColorBrewer)
#colors <- brewer.pal(length(targetgenelist), "Set1")

colors=c( "#E41A1C", "#377EB8", "#4DAF4A", "#984EA3", "#FF7F00",  "#A65628", "#F781BF",
          "#999999", "#66C2A5", "#FC8D62", "#8DA0CB", "#E78AC3", "#A6D854", "#FFD92F", "#E5C494", "#B3B3B3", 
          "#8DD3C7", "#FFFFB3", "#BEBADA", "#FB8072", "#80B1D3", "#FDB462", "#B3DE69", "#FCCDE5",
          "#D9D9D9", "#BC80BD", "#CCEBC5", "#FFED6F")


## code

targetmatvec=unlist(targetmat)+1
yrange=range(targetmatvec[targetmatvec>0]);
# yrange[1]=1; # set the minimum value to 1
for(i in 1:length(targetmat)){
  vali=targetmat[[i]]+1;
  if(i==1){
    plot(1:length(vali),vali,type='b',las=1,pch=20,main=paste('sgRNAs in',targetgene),ylab='Read counts',xlab='Samples',xlim=c(0.7,length(vali)+0.3),ylim = yrange,col=colors[(i %% length(colors))],xaxt='n',log='y')
    axis(1,at=1:length(vali),labels=(collabel),las=2)
    # lines(0:100,rep(1,101),col='black');
  }else{
    lines(1:length(vali),vali,type='b',pch=20,col=colors[(i %% length(colors))])
  }
}




# parameters
# Do not modify the variables beginning with "__"
targetmat=list(c(2480.395790058958,1580.3222208452103),c(2599.040725121168,2499.489226847016),c(1960.428390088332,1955.2456048722627),c(2908.7915958540525,2574.7426659348835),c(1556.7171009840329,1502.3811589327763),c(4812.684479973143,4504.455853973763))
targetgene="PROM1"
collabel=c("P5_F5.fq","P5_F8.fq")

# set up color using RColorBrewer
#library(RColorBrewer)
#colors <- brewer.pal(length(targetgenelist), "Set1")

colors=c( "#E41A1C", "#377EB8", "#4DAF4A", "#984EA3", "#FF7F00",  "#A65628", "#F781BF",
          "#999999", "#66C2A5", "#FC8D62", "#8DA0CB", "#E78AC3", "#A6D854", "#FFD92F", "#E5C494", "#B3B3B3", 
          "#8DD3C7", "#FFFFB3", "#BEBADA", "#FB8072", "#80B1D3", "#FDB462", "#B3DE69", "#FCCDE5",
          "#D9D9D9", "#BC80BD", "#CCEBC5", "#FFED6F")


## code

targetmatvec=unlist(targetmat)+1
yrange=range(targetmatvec[targetmatvec>0]);
# yrange[1]=1; # set the minimum value to 1
for(i in 1:length(targetmat)){
  vali=targetmat[[i]]+1;
  if(i==1){
    plot(1:length(vali),vali,type='b',las=1,pch=20,main=paste('sgRNAs in',targetgene),ylab='Read counts',xlab='Samples',xlim=c(0.7,length(vali)+0.3),ylim = yrange,col=colors[(i %% length(colors))],xaxt='n',log='y')
    axis(1,at=1:length(vali),labels=(collabel),las=2)
    # lines(0:100,rep(1,101),col='black');
  }else{
    lines(1:length(vali),vali,type='b',pch=20,col=colors[(i %% length(colors))])
  }
}




# parameters
# Do not modify the variables beginning with "__"
targetmat=list(c(1739.0640146031344,1695.8900023015776),c(2753.5180231216295,2354.357594320415),c(1260.502900694488,1209.4302710550078),c(1150.6169876838505,915.1355717649559),c(2076.6845009546587,1519.85070729246),c(2001.8346761503115,1104.6129808969072),c(4318.994146157235,4055.622842271126),c(2681.8532972451267,2409.453862224032),c(1247.7625049831097,982.326142379123),c(2090.221171397998,1525.2259529415933))
targetgene="CCR5"
collabel=c("P5_F5.fq","P5_F8.fq")

# set up color using RColorBrewer
#library(RColorBrewer)
#colors <- brewer.pal(length(targetgenelist), "Set1")

colors=c( "#E41A1C", "#377EB8", "#4DAF4A", "#984EA3", "#FF7F00",  "#A65628", "#F781BF",
          "#999999", "#66C2A5", "#FC8D62", "#8DA0CB", "#E78AC3", "#A6D854", "#FFD92F", "#E5C494", "#B3B3B3", 
          "#8DD3C7", "#FFFFB3", "#BEBADA", "#FB8072", "#80B1D3", "#FDB462", "#B3DE69", "#FCCDE5",
          "#D9D9D9", "#BC80BD", "#CCEBC5", "#FFED6F")


## code

targetmatvec=unlist(targetmat)+1
yrange=range(targetmatvec[targetmatvec>0]);
# yrange[1]=1; # set the minimum value to 1
for(i in 1:length(targetmat)){
  vali=targetmat[[i]]+1;
  if(i==1){
    plot(1:length(vali),vali,type='b',las=1,pch=20,main=paste('sgRNAs in',targetgene),ylab='Read counts',xlab='Samples',xlim=c(0.7,length(vali)+0.3),ylim = yrange,col=colors[(i %% length(colors))],xaxt='n',log='y')
    axis(1,at=1:length(vali),labels=(collabel),las=2)
    # lines(0:100,rep(1,101),col='black');
  }else{
    lines(1:length(vali),vali,type='b',pch=20,col=colors[(i %% length(colors))])
  }
}



dev.off()
Sweave("P5_47_day7_summary.Rnw");
library(tools);

texi2dvi("P5_47_day7_summary.tex",pdf=TRUE);
